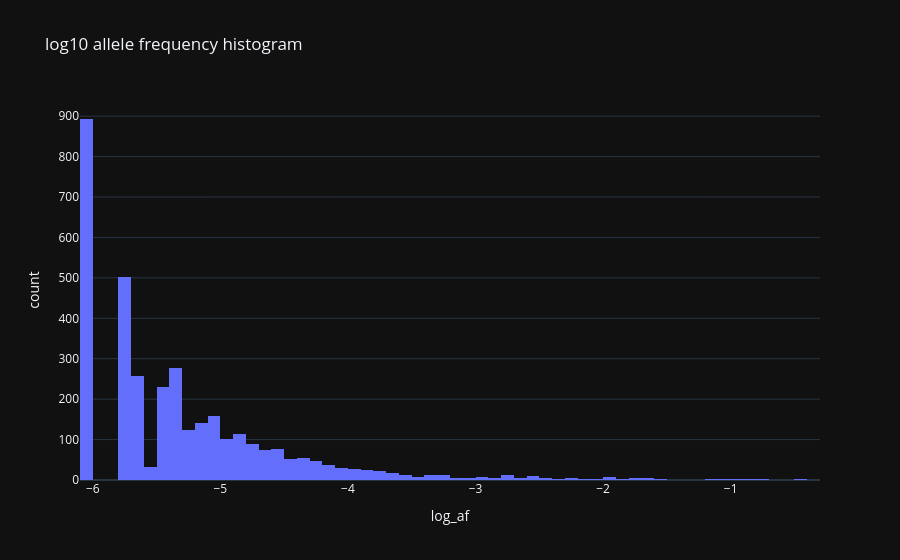

The code cell stored with this chart in its notebook:
### Markdown cell above
## 4. 📊 log allele_freq

### Code cell
tmp = d[['allele_freq_num']].dropna().copy()
tmp['log_af'] = np.log10(tmp['allele_freq_num'])
fig = px.histogram(tmp, x='log_af', nbins=60, title='log10 allele frequency histogram')
fig.show()

### Figure 1 — Plotly figure (JSON) as saved in the notebook; plotly's stock layout.template omitted (floating-point values rounded to 4 significant figures; data arrays with more than 128 entries replaced by an {"elided": "..."} marker saying what was removed)
{"data": [{"bingroup": "x", "hovertemplate": "log_af=%{x}<br>count=%{y}<extra></extra>", "legendgroup": "", "marker": {"color": "#636efa", "pattern": {"shape": ""}}, "name": "", "nbinsx": 60, "orientation": "v", "showlegend": false, "x": {"elided": "3535 float values"}, "xaxis": "x", "yaxis": "y", "type": "histogram"}], "layout": {"xaxis": {"anchor": "y", "domain": [0.0, 1.0], "title": {"text": "log_af"}}, "yaxis": {"anchor": "x", "domain": [0.0, 1.0], "title": {"text": "count"}}, "legend": {"tracegroupgap": 0}, "title": {"text": "log10 allele frequency histogram"}, "barmode": "relative"}}
